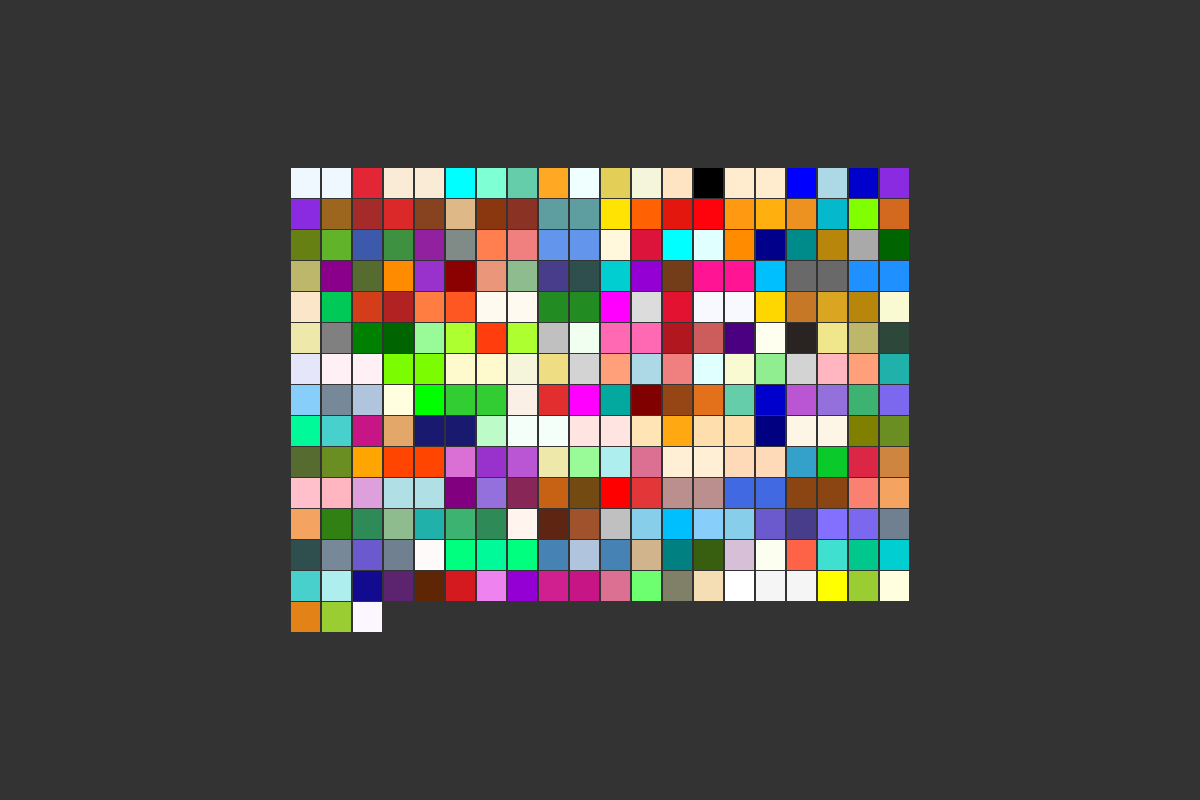

The script that drew this image:
#!/usr/bin/env python

# Visualize a grid of named VTK colors as flat colored squares.

# Factory overrides: importing these modules registers the OpenGL rendering
# and interaction style implementations for vtkRenderingCore factory classes.
import vtkmodules.vtkInteractionStyle  # noqa: F401
import vtkmodules.vtkRenderingOpenGL2  # noqa: F401

# VTK pipeline classes used in this example
from vtkmodules.vtkCommonColor import vtkNamedColors
from vtkmodules.vtkCommonCore import vtkPoints
from vtkmodules.vtkCommonDataModel import (
    vtkCellArray,
    vtkPolyData,
)
from vtkmodules.vtkCommonCore import vtkUnsignedCharArray
from vtkmodules.vtkRenderingCore import (
    vtkActor,
    vtkPolyDataMapper,
    vtkRenderWindow,
    vtkRenderWindowInteractor,
    vtkRenderer,
)

# Colors (normalized RGB)
colors = vtkNamedColors()

# Collect all named colors, sorted alphabetically.
# GetColorNames() returns a newline-separated string of all color names.
color_names = sorted(colors.GetColorNames().split("\n"))

# Grid layout parameters
cols = 20
rows = (len(color_names) + cols - 1) // cols
pad = 0.05
cell_w = 1.0
cell_h = 1.0

# Build a polydata with one quad per color
points = vtkPoints()
cells = vtkCellArray()
cell_colors = vtkUnsignedCharArray()
cell_colors.SetNumberOfComponents(3)
cell_colors.SetName("Colors")

for idx, name in enumerate(color_names):
    col = idx % cols
    row = rows - 1 - idx // cols

    x0 = col * (cell_w + pad)
    y0 = row * (cell_h + pad)
    x1 = x0 + cell_w
    y1 = y0 + cell_h

    pid = points.GetNumberOfPoints()
    points.InsertNextPoint(x0, y0, 0.0)
    points.InsertNextPoint(x1, y0, 0.0)
    points.InsertNextPoint(x1, y1, 0.0)
    points.InsertNextPoint(x0, y1, 0.0)

    cells.InsertNextCell(4)
    cells.InsertCellPoint(pid)
    cells.InsertCellPoint(pid + 1)
    cells.InsertCellPoint(pid + 2)
    cells.InsertCellPoint(pid + 3)

    rgba = [0, 0, 0, 0]
    colors.GetColor(name, rgba)
    cell_colors.InsertNextTuple3(rgba[0], rgba[1], rgba[2])

poly_data = vtkPolyData()
poly_data.SetPoints(points)
poly_data.SetPolys(cells)
poly_data.GetCellData().SetScalars(cell_colors)

# Mapper: map the colored quads to graphics primitives
mapper = vtkPolyDataMapper()
mapper.SetInputData(poly_data)
mapper.SetScalarModeToUseCellData()

# Actor: display the color patch grid
actor = vtkActor()
actor.SetMapper(mapper)

# Renderer: assemble the scene
renderer = vtkRenderer()
renderer.AddActor(actor)
renderer.SetBackground(0.2, 0.2, 0.2)

# Window: display the rendered scene
render_window = vtkRenderWindow()
render_window.AddRenderer(renderer)
render_window.SetWindowName("color name patches")
render_window.SetMultiSamples(0)
render_window.SetSize(1200, 800)

# Scene: configure camera
renderer.ResetCamera()

# Interactor: handle mouse and keyboard events
render_window_interactor = vtkRenderWindowInteractor()
render_window_interactor.SetRenderWindow(render_window)

# Launch the interactive visualization
render_window_interactor.Initialize()
render_window_interactor.Start()
